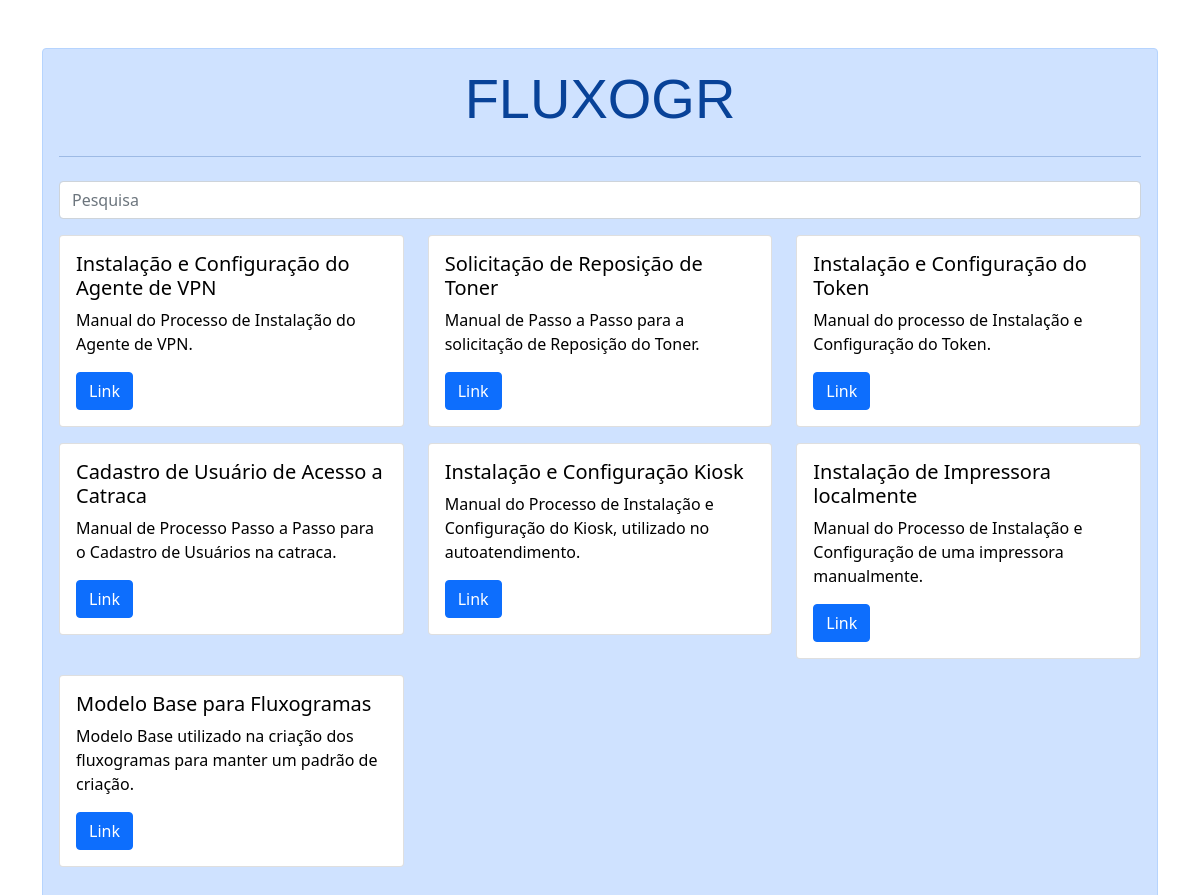
The page / on the database its author committed.
### manuais/models.py (models this page shows, shortened)
class Fluxograma(models.Model):
    nome = models.CharField(max_length=100)
    descricao = models.TextField()
    link = models.URLField()

### manuais/views.py (the view)
# urls.py: path('', views.home, name='home'),
def home(request):
    fluxogramas = Fluxograma.objects.all()
    return render(request, 'ManuaisSefaz/home.html', {'fluxogramas': fluxogramas})

### manuais/templates/ManuaisSefaz/home.html (shortened to what this page needs)
{% load static %}
<!DOCTYPE html>
<html lang="en">
<head>
    <link href="https://cdn.jsdelivr.net/npm/bootstrap@5.0.2/dist/css/bootstrap.min.css" rel="stylesheet">
    <link rel="stylesheet" href="{% static 'css/home.css' %}">
</head>
<body class="background-custom">
    <div class="container mt-5 custom-label">
        <div class="alert alert-primary" role="alert">
            <h1 class="display-4 custom-title">FLUXOGRAMAS</h1>
            <hr class="my-4">
            <div class="input-group mb-3">
                <input type="text" class="form-control" placeholder="Pesquisa" id="pesquisaInput">
            </div>
            <div class="row custom-container" id="blocosContainer">
                {% for fluxograma in fluxogramas %}
                    <div class="col-md-4 mb-3">
                        <div class="card">
                            <div class="card-body">
                                <h5 class="card-title">{{ fluxograma.nome }}</h5>
                                <p class="card-text">{{ fluxograma.descricao }}</p>
                                <a href="{{ fluxograma.link }}" class="btn btn-primary" target="_blank">Link</a>
                            </div>
                        </div>
                    </div>
                {% endfor %}
            </div>
        </div>
    </div>
</body>
</html>

### ProjetoManuais/static/css/home.css (style rules this page uses)
.custom-container { color: black; }
.custom-title { position: relative; text-align: center; font-family: 'Arial', sans-serif; }
.background-custom { background: url(https://images.unsplash.com/photo-1617957718614-8c23f060c2d0?q=80&w=1632&auto=format&fit=crop&ixlib=rb-4.0.3&ixid=M3wxMjA3fDB8MHxwaG90by1wYWdlfHx8fGVufDB8fHx8fA%3D%3D) no-repeat center fixed; }

### rows shown on the page
Fluxograma: nome "Instalação e Configuração do Agente de VPN", descricao "Manual do Processo de Instalação do Agente de VPN."
Fluxograma: nome "Solicitação de Reposição de Toner", descricao "Manual de Passo a Passo para a solicitação de Reposição do Toner."
Fluxograma: nome "Instalação e Configuração do Token", descricao "Manual do processo de Instalação e Configuração do Token."
Fluxograma: nome "Cadastro de Usuário de Acesso a Catraca", descricao "Manual de Processo Passo a Passo para o Cadastro de Usuários na catraca."
Fluxograma: nome "Instalação e Configuração Kiosk", descricao "Manual do Processo de Instalação e Configuração do Kiosk, utilizado no autoatendimento."
Fluxograma: nome "Instalação de Impressora localmente", descricao "Manual do Processo de Instalação e Configuração de uma impressora manualmente."
Fluxograma: nome "Modelo Base para Fluxogramas", descricao "Modelo Base utilizado na criação dos fluxogramas para manter um padrão de criação."
